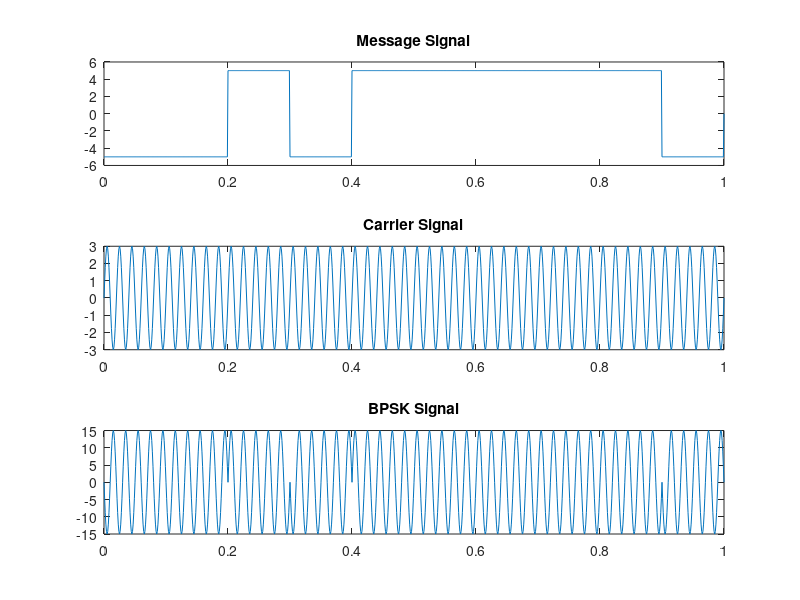
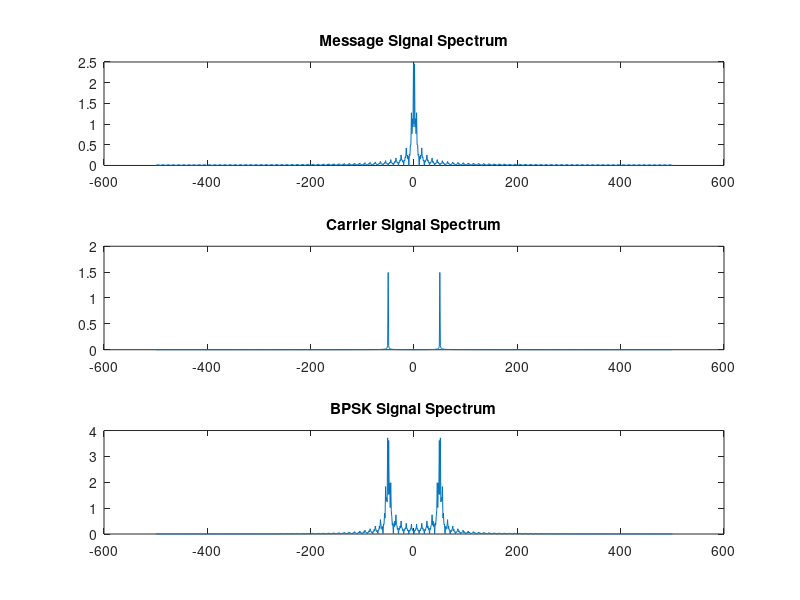
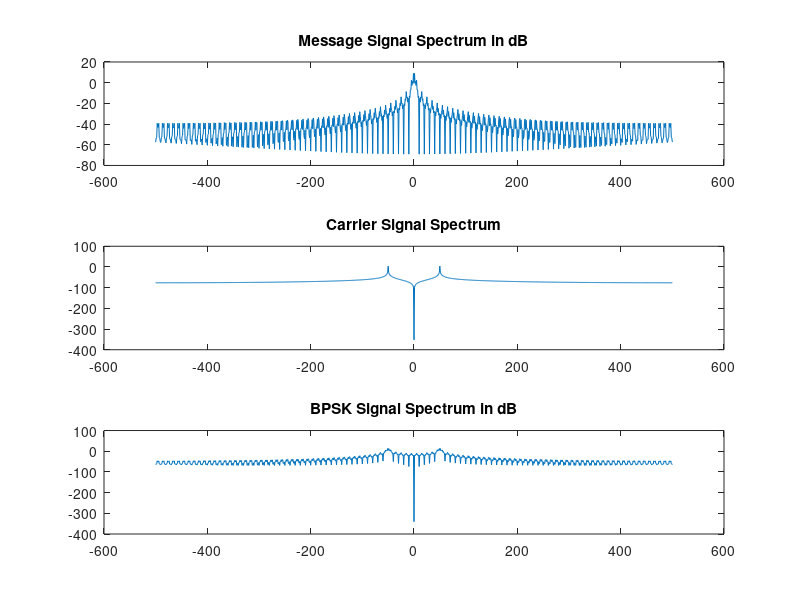
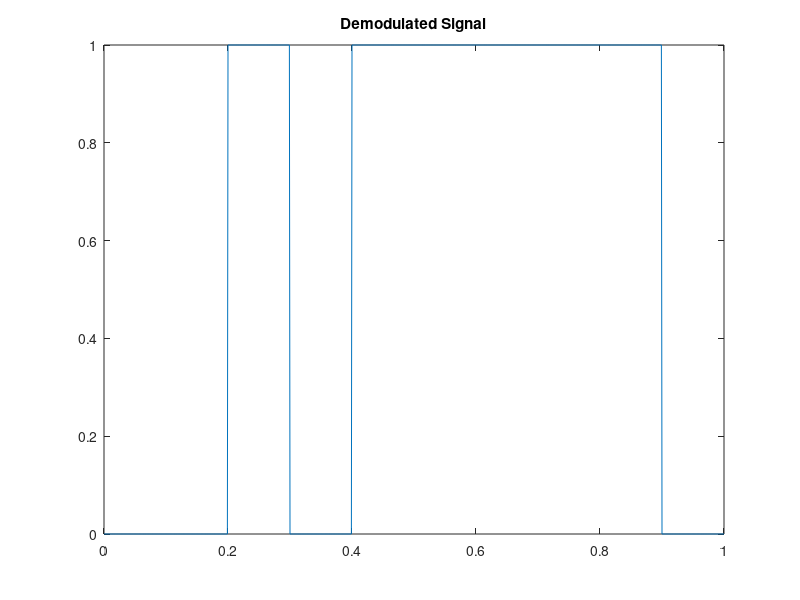

MATLAB code for these plots, in order:
randombits = randi([0 1], 1, 10);
fs = 1000;
ts = 1/fs;
N = 0.1/ts;
t = 0:ts:1;

m = zeros(1, length(t));
for i = 1:10
    if randombits(i) == 0
        m(1+(i-1)*N:i*N) = -5;
    else
        m(1+(i-1)*N:i*N) = 5;
    end
end

c = 3*sin(2*pi*50*t);

figure(1);

subplot(311);
plot(t, m);
title('Message Signal');
subplot(312);
plot(t, c);
title('Carrier Signal');

bpsk = c.*m;
subplot(313);
plot(t, bpsk);
title('BPSK Signal');

l = length(t);

f = -fs/2:fs/2;
m_s = abs(fftshift(fft(m))/l);
c_f = abs(fftshift(fft(c))/l);
bpsk_f = abs(fftshift(fft(bpsk))/l);


figure(2);
subplot(311);
plot(f, m_s);
title('Message Signal Spectrum');
subplot(312);
plot(f, c_f);
title('Carrier Signal Spectrum');
subplot(313);
plot(f, bpsk_f);
title('BPSK Signal Spectrum');

m_s_db = 10*log(m_s);
c_f_db = 10*log(c_f);
bpsk_f_db = 10*log(bpsk_f);

figure(3);
subplot(311);
plot(f, m_s_db);
title('Message Signal Spectrum in dB');
subplot(312);
plot(f, c_f_db);
title('Carrier Signal Spectrum');
subplot(313);
plot(f, bpsk_f_db);
title('BPSK Signal Spectrum in dB');

figure(4);

for i = 1:length(t)
    if c(i)*bpsk(i) > 0
        d(i) = 1;
    else
        d(i) = 0;
    end
end
plot(t, d);
title('Demodulated Signal');
